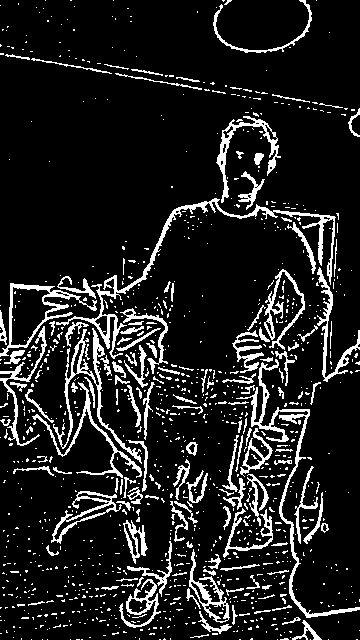
#> input picture images/camera_lapl_thr.png, 360 x 640 px
$ python 2_align.py
#> lines starting #> are read from the running program, lines starting #| are printed output that depends on the picture; after the words box and inside, x2 and y2 are one past the last pixel; in counts of white or black regions, pixels touching at a corner belong together
# 2

import numpy as np
import cv2

#---------------------------------------

# Read the images to be aligned
camera_lapl_thr =  cv2.imread("images/camera_lapl_thr.png");
#> camera_lapl_thr is the input picture: shape (640, 360, 3); 12.3% white in thin lines or dots


depth_lapl_thr =  cv2.imread("images/depth_lapl_thr.png");
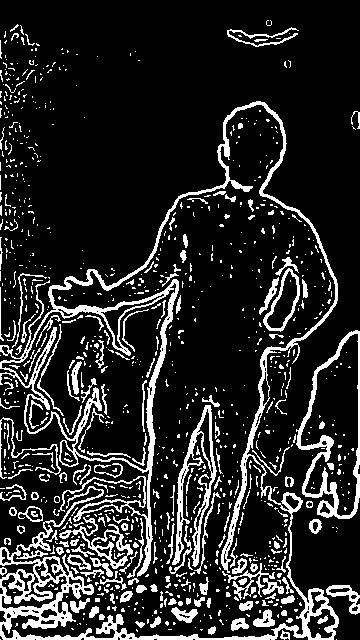
#> input picture images/depth_lapl_thr.png, 360 x 640 px
#> depth_lapl_thr is the input picture: shape (640, 360, 3); 15.7% white; 995 white regions (802 under 20 px), largest, box (x1, y1, x2, y2) and area: (0, 101, 339, 640) 15287, (296, 330, 360, 519) 2150, (172, 405, 217, 567) 1672


camera_segm = cv2.imread("images/camera_seg.png")
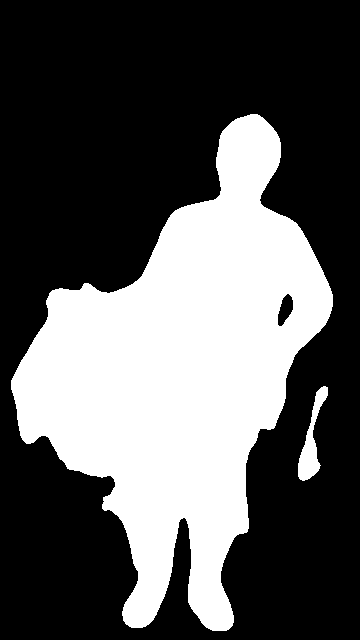
#> input picture images/camera_seg.png, 360 x 640 px
#> camera_segm is the input picture: shape (640, 360, 3); 35% white; 2 white regions, box (x1, y1, x2, y2) and area: (11, 114, 333, 631) 79585, (298, 386, 328, 481) 1055
#camera_segm = cv2.imread("images/camera_corrupt_seg.png")


# Convert images to grayscale
camera_lapl_thr_gray = cv2.cvtColor(camera_lapl_thr,cv2.COLOR_BGR2GRAY)
#> camera_lapl_thr_gray: shape (640, 360); 12.3% white in thin lines or dots
depth_lapl_thr_gray = cv2.cvtColor(depth_lapl_thr,cv2.COLOR_BGR2GRAY)

sz = camera_lapl_thr.shape
#> sz = (640, 360, 3)
warp_mode = cv2.MOTION_TRANSLATION  #cv2.MOTION_HOMOGRAPHY

if warp_mode == cv2.MOTION_HOMOGRAPHY :
	warp_matrix = np.eye(3, 3, dtype=np.float32)
else :
	warp_matrix = np.eye(2, 3, dtype=np.float32)
number_of_iterations = 500
termination_eps = 1e-10

criteria = (cv2.TERM_CRITERIA_EPS | cv2.TERM_CRITERIA_COUNT, number_of_iterations,  termination_eps)

# Run the ECC algorithm. The results are stored in warp_matrix.
(cc, warp_matrix) = cv2.findTransformECC (depth_lapl_thr_gray,camera_lapl_thr_gray,warp_matrix, warp_mode, criteria)
#> cc = 0.234; warp_matrix = [[1, 0, -4.29], [0, 1, 13.85]]


if warp_mode == cv2.MOTION_HOMOGRAPHY :	# Use warpPerspective for Homography
	camera_seg_align = cv2.warpPerspective (camera_segm, warp_matrix, (sz[1],sz[0]), flags=cv2.INTER_LINEAR + cv2.WARP_INVERSE_MAP)

else :	# Use warpAffine for Translation, Euclidean and Affine
	camera_seg_align = cv2.warpAffine(camera_segm, warp_matrix, (sz[1],sz[0]), flags=cv2.INTER_LINEAR + cv2.WARP_INVERSE_MAP);
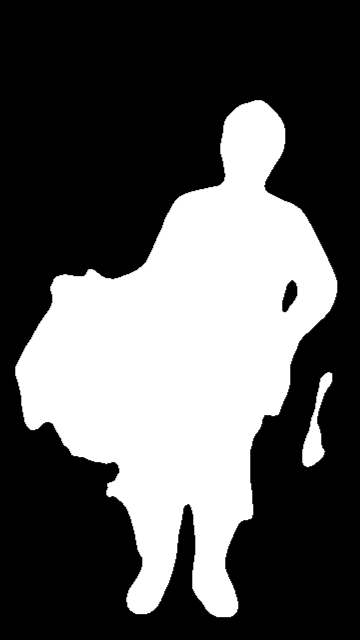
#> camera_seg_align: shape (640, 360, 3); min 0, max 255, mean 89.3


kernel = np.ones((3, 3), 'uint8')
camera_seg_align = cv2.dilate(camera_seg_align, kernel, iterations=1)
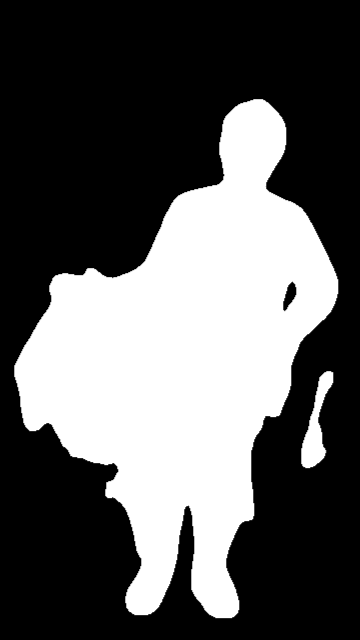
#> camera_seg_align: shape (640, 360, 3); min 0, max 255, mean 92

# Show final results
cv2.imshow("Image 1", camera_lapl_thr)
cv2.imshow("Image 2", depth_lapl_thr)
cv2.imshow("Aligned camera image", camera_seg_align)

cv2.waitKey(0)

cv2.imwrite("images/camera_seg_align.png", camera_seg_align)
